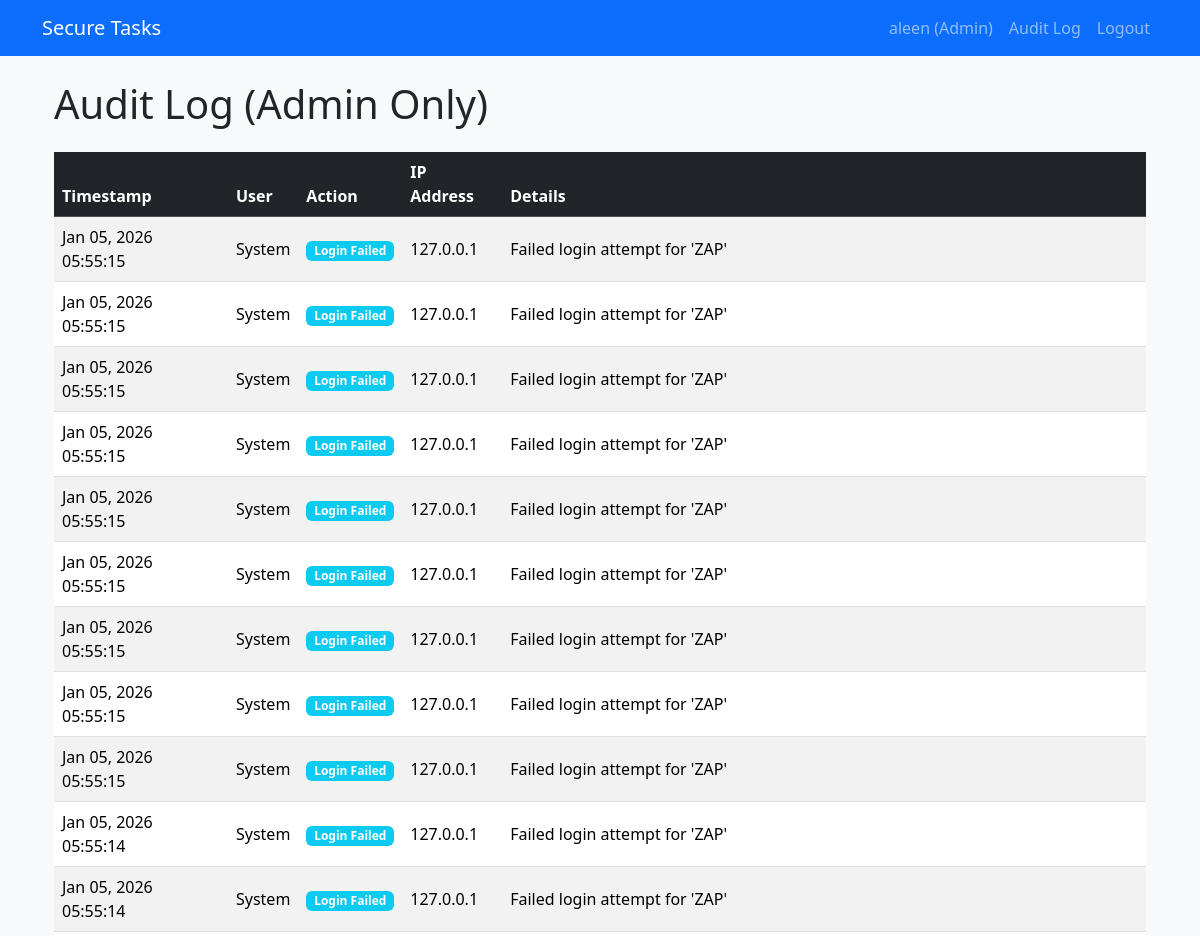
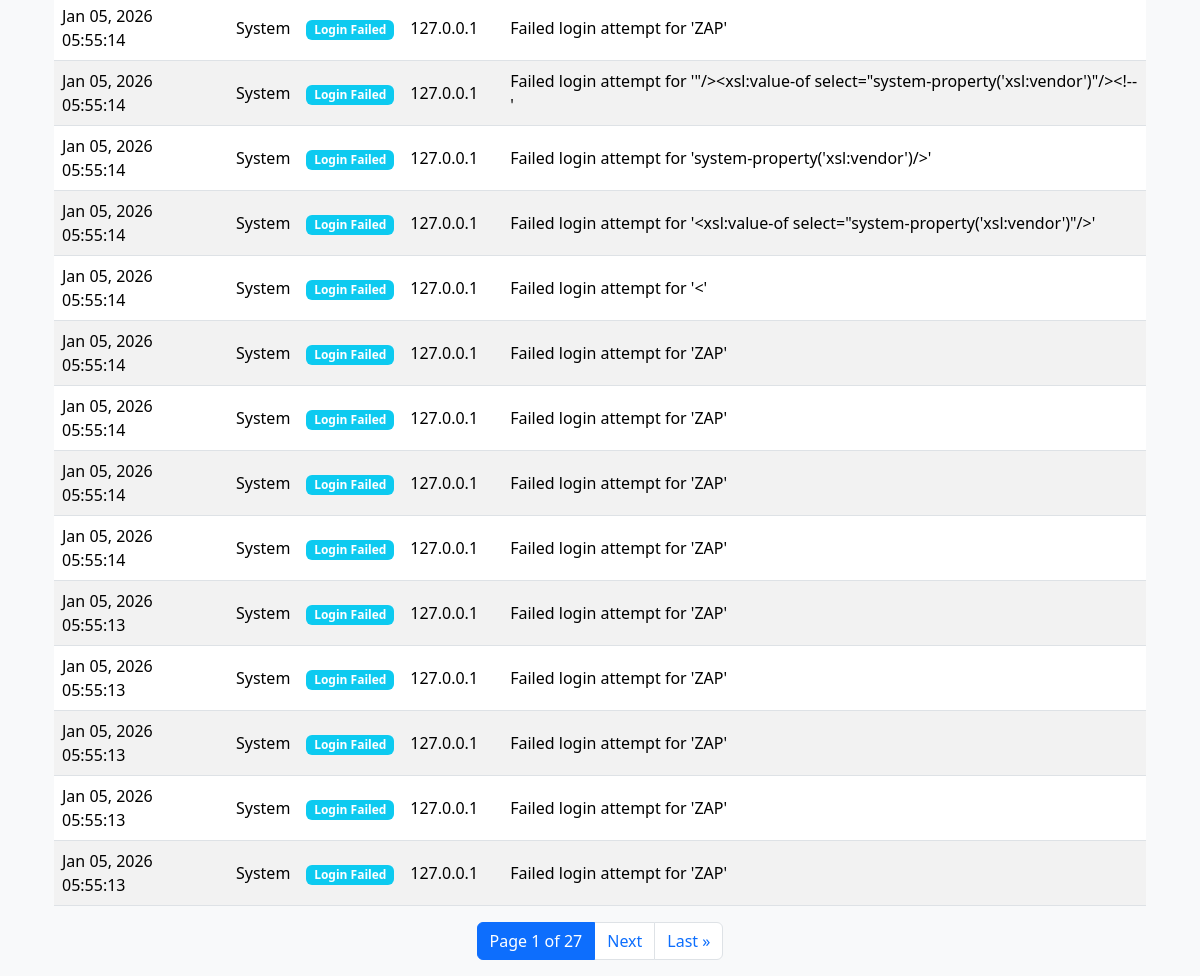
Before: /tasks/audit-log/ (signed in) with the older database file (2 pictures, top to bottom).
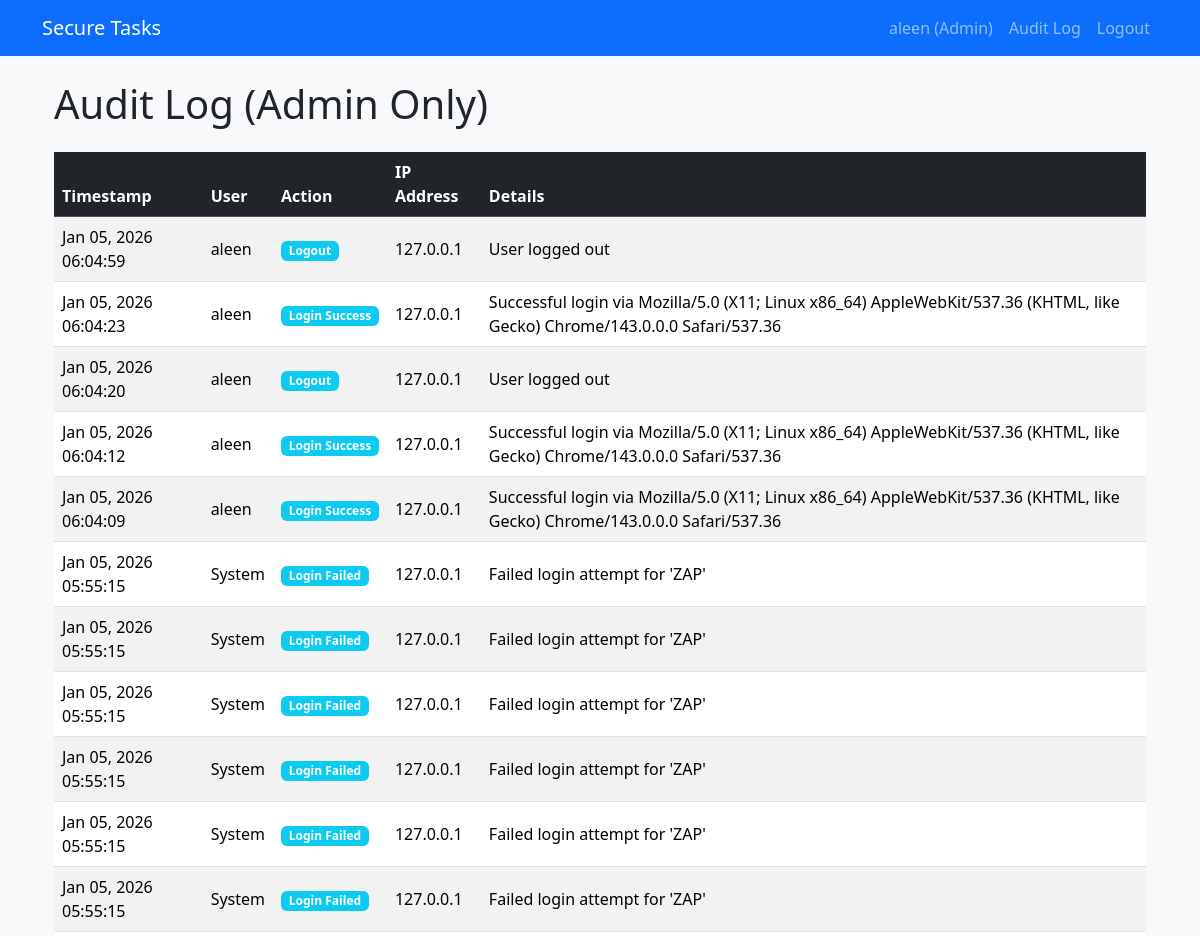
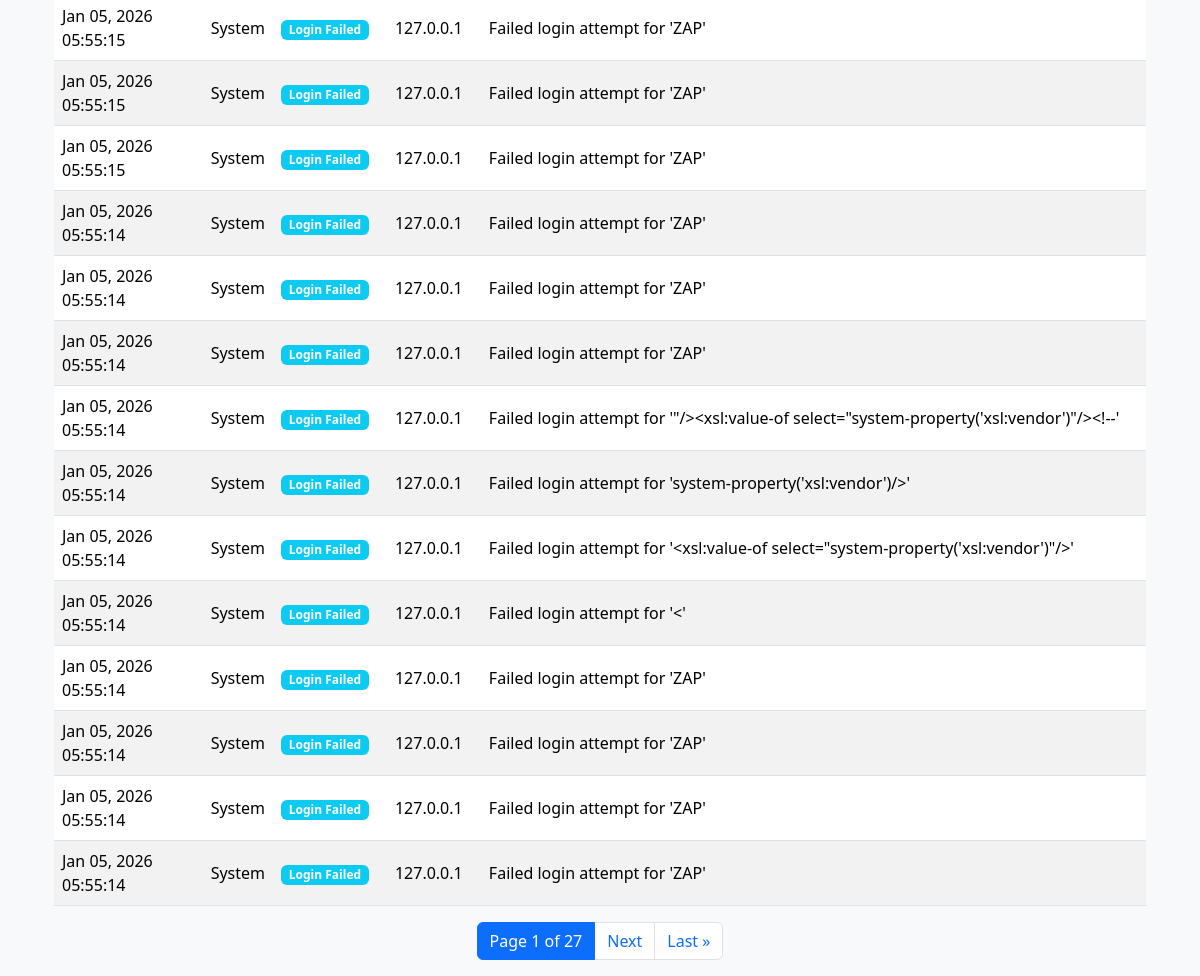
After: the same page with the newer database file (2 pictures, top to bottom).
### auditlog/models.py (models this page shows, shortened)
class AuditLog(models.Model):
    ACTION_CHOICES = [
        ('LOGIN_SUCCESS', 'Login Success'),
        ('LOGIN_FAILED', 'Login Failed'),
        ('LOGOUT', 'Logout'),
        ('TASK_CREATE', 'Task Created'),
        ('TASK_UPDATE', 'Task Updated'),
        ('TASK_DELETE', 'Task Deleted'),
    ]
    user = models.ForeignKey(
        User,
        on_delete=models.SET_NULL,
        null=True,
        blank=True,
        help_text="User who performed the action (null for failed logins)"
    )
    action = models.CharField(
        max_length=50,
        choices=ACTION_CHOICES,
        help_text="Type of action performed"
    )
    timestamp = models.DateTimeField(
        auto_now_add=True,
        help_text="When the action occurred"
    )
    details = models.TextField(
        blank=True,
        help_text="Additional details (no sensitive data)"
    )
    ip_address = models.GenericIPAddressField(
        null=True,
        blank=True,
        help_text="Client IP address"
    )
    class Meta:
        ordering = ['-timestamp']  # Most recent first
        verbose_name = 'Audit Log'
        verbose_name_plural = 'Audit Logs'

### tasks/views.py (the view)
# urls.py: path('audit-log/', views.AuditLogListView.as_view(), name='audit_log'),
@method_decorator(staff_member_required, name='dispatch')
class AuditLogListView(LoginRequiredMixin, ListView):
    model = AuditLog
    template_name = 'auditlog/audit_log.html'
    context_object_name = 'logs'
    paginate_by = 25

### securetaskapp/templates/auditlog/audit_log.html (shortened to what this page needs)
{% extends 'base.html' %}
{% block content %}
<div class="container mt-4">
    <h1 class="mb-4">Audit Log (Admin Only)</h1>
    <div class="table-responsive">
        <table class="table table-striped table-hover align-middle">
            <thead class="table-dark">
                <tr>
                    <th>Timestamp</th>
                    <th>User</th>
                    <th>Action</th>
                    <th>IP Address</th>
                    <th>Details</th>
                </tr>
            </thead>
            <tbody>
                {% for log in logs %}
                <tr>
                    <td>{{ log.timestamp|date:"M d, Y H:i:s" }}</td>
                    <td>{{ log.user|default:"System" }}</td>
                    <td><span class="badge bg-info">{{ log.get_action_display }}</span></td>
                    <td>{{ log.ip_address|default:"-" }}</td>
                    <td>{{ log.details }}</td>
                </tr>
                {% empty %}
                <tr><td colspan="5" class="text-center py-4">No logs yet</td></tr>
                {% endfor %}
            </tbody>
        </table>
    </div>
    {% if page_obj.has_other_pages %}
    <nav aria-label="Audit log pagination">
        <ul class="pagination justify-content-center">
            <li class="page-item active">
                <span class="page-link">Page {{ page_obj.number }} of {{ page_obj.paginator.num_pages }}</span>
            </li>
            {% if page_obj.has_next %}
                <li class="page-item">
                    <a class="page-link" href="?page={{ page_obj.next_page_number }}">Next</a>
                </li>
                <li class="page-item">
                    <a class="page-link" href="?page={{ page_obj.paginator.num_pages }}">Last &raquo;</a>
                </li>
            {% endif %}
        </ul>
    </nav>
    {% endif %}
</div>
{% endblock %}

Changed rows visible on the page:
no longer on this page (row unchanged): AuditLog: timestamp "Jan 05, 2026 05:55:13", user "System", action "Login Failed", ip_address "127.0.0.1", details "Failed login attempt for 'ZAP'"
no longer on this page (row unchanged): AuditLog: timestamp "Jan 05, 2026 05:55:13", user "System", action "Login Failed", ip_address "127.0.0.1", details "Failed login attempt for 'ZAP'"
no longer on this page (row unchanged): AuditLog: timestamp "Jan 05, 2026 05:55:13", user "System", action "Login Failed", ip_address "127.0.0.1", details "Failed login attempt for 'ZAP'"
no longer on this page (row unchanged): AuditLog: timestamp "Jan 05, 2026 05:55:13", user "System", action "Login Failed", ip_address "127.0.0.1", details "Failed login attempt for 'ZAP'"
no longer on this page (row unchanged): AuditLog: timestamp "Jan 05, 2026 05:55:13", user "System", action "Login Failed", ip_address "127.0.0.1", details "Failed login attempt for 'ZAP'"
added AuditLog: timestamp "Jan 05, 2026 06:04:59", user "aleen", action "Logout", ip_address "127.0.0.1", details "User logged out"
added AuditLog: timestamp "Jan 05, 2026 06:04:23", user "aleen", action "Login Success", ip_address "127.0.0.1", details "Successful login via Mozilla/5.0 (X11; Linux x86_64) AppleWebKit/537.36 (KHTML, like Gecko) Chrome/143.0.0.0 Safari/537.36"
added AuditLog: timestamp "Jan 05, 2026 06:04:20", user "aleen", action "Logout", ip_address "127.0.0.1", details "User logged out"
added AuditLog: timestamp "Jan 05, 2026 06:04:12", user "aleen", action "Login Success", ip_address "127.0.0.1", details "Successful login via Mozilla/5.0 (X11; Linux x86_64) AppleWebKit/537.36 (KHTML, like Gecko) Chrome/143.0.0.0 Safari/537.36"
added AuditLog: timestamp "Jan 05, 2026 06:04:09", user "aleen", action "Login Success", ip_address "127.0.0.1", details "Successful login via Mozilla/5.0 (X11; Linux x86_64) AppleWebKit/537.36 (KHTML, like Gecko) Chrome/143.0.0.0 Safari/537.36"
